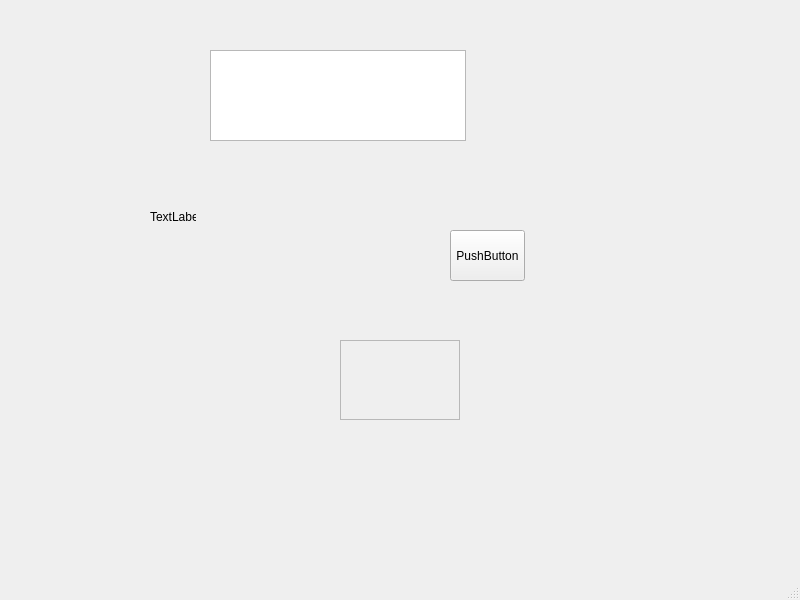
<?xml version="1.0" encoding="UTF-8"?>
<ui version="4.0">
 <class>MainWindow</class>
 <widget class="QMainWindow" name="MainWindow">
  <property name="geometry">
   <rect>
    <x>0</x>
    <y>0</y>
    <width>800</width>
    <height>600</height>
   </rect>
  </property>
  <property name="windowTitle">
   <string>MainWindow</string>
  </property>
  <widget class="QWidget" name="centralwidget">
   <widget class="QPushButton" name="pushButton">
    <property name="geometry">
     <rect>
      <x>450</x>
      <y>230</y>
      <width>75</width>
      <height>51</height>
     </rect>
    </property>
    <property name="text">
     <string>PushButton</string>
    </property>
   </widget>
   <widget class="QWidget" name="verticalLayoutWidget">
    <property name="geometry">
     <rect>
      <x>530</x>
      <y>50</y>
      <width>160</width>
      <height>80</height>
     </rect>
    </property>
    <layout class="QVBoxLayout" name="verticalLayout"/>
   </widget>
   <widget class="QScrollArea" name="scrollArea">
    <property name="geometry">
     <rect>
      <x>340</x>
      <y>340</y>
      <width>120</width>
      <height>80</height>
     </rect>
    </property>
    <property name="widgetResizable">
     <bool>true</bool>
    </property>
    <widget class="QWidget" name="scrollAreaWidgetContents">
     <property name="geometry">
      <rect>
       <x>0</x>
       <y>0</y>
       <width>118</width>
       <height>78</height>
      </rect>
     </property>
    </widget>
   </widget>
   <widget class="QLabel" name="label">
    <property name="geometry">
     <rect>
      <x>150</x>
      <y>210</y>
      <width>46</width>
      <height>13</height>
     </rect>
    </property>
    <property name="text">
     <string>TextLabel</string>
    </property>
   </widget>
   <widget class="QTextBrowser" name="textBrowser">
    <property name="geometry">
     <rect>
      <x>210</x>
      <y>50</y>
      <width>256</width>
      <height>91</height>
     </rect>
    </property>
   </widget>
  </widget>
  <widget class="QMenuBar" name="menubar">
   <property name="geometry">
    <rect>
     <x>0</x>
     <y>0</y>
     <width>800</width>
     <height>21</height>
    </rect>
   </property>
  </widget>
  <widget class="QStatusBar" name="statusbar"/>
 </widget>
 <resources/>
 <connections/>
</ui>
